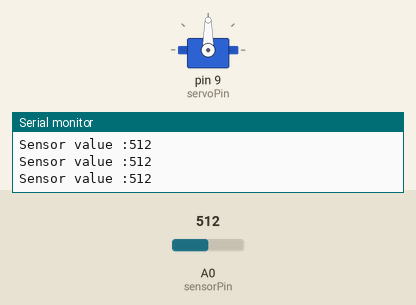
The sketch below on a simulated Arduino Uno, built with avr-gcc and run on an emulated ATmega328P. Parts: servo, the last lines printed to the serial monitor. The test bench sets the inputs (shaded band); at power-on: A0 (sensorPin) = 512.

Above: at 1.2 s.
1.3 s: A0 (sensorPin) set to 546
2.8 s: A0 (sensorPin) set to 566
At 3.96 s:
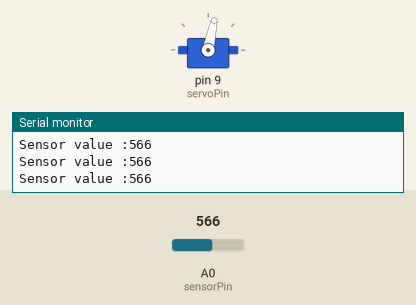
5.8 s: A0 (sensorPin) set to 511
At 5.8 s:
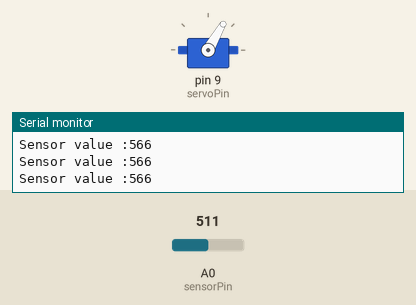
7.3 s: A0 (sensorPin) set to 716
At 8.49 s:
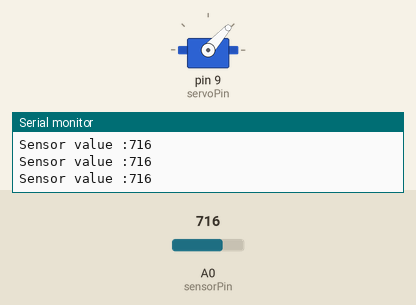
10.3 s: A0 (sensorPin) set to 306
Timing chart, 0 to 18.8 s (numbered marks = the images above; inputs shaded):
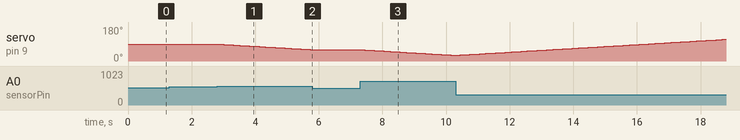

The sketch:

13_Arduino_Sunflower.ino
```cpp
/****************************************************
Project Title: Arduino Sunflower
Organisation: Soham Academy Of Human Excellence
Website: https://ria.sohamacademy.org/
****************************************************/

#include <Servo.h>

int sensorPin = A0;
int servoPin  = 9;

int sensorValue = 0;
int servoGrad = 90;
int tolerance = 40;
int meanValue = 512 ;

Servo myservo;

void setup() {
  pinMode( sensorPin, INPUT);
  myservo.attach( servoPin );
  myservo.write( servoGrad );
  Serial.begin(9600);
}

void loop() {
  sensorValue = analogRead(sensorPin);
  Serial.print("Sensor value :");
  Serial.println(sensorValue);
  if ( sensorValue < (meanValue-tolerance) )
  {
    if (servoGrad < 180) servoGrad++;
  }

  if ( sensorValue > (meanValue+tolerance) )
  {
    if (servoGrad > 0) servoGrad--;
  }

  myservo.write( servoGrad );
  delay(100);
}
```

Measured:
- the behaviour switches between 552 and 553 on A0 (sensorPin) (found by bisection; images 0 and 1)
- after the input at 2.8 s, servo on pin 9 (servoPin): moves from 90° to 60° over 2.9 s, starting at once
- after the input at 5.8 s, servo on pin 9 (servoPin): stays 60° (without the input it goes to 59° after 0.03 s)
- after the input at 7.3 s, servo on pin 9 (servoPin): moves from 60° to 30° over 2.9 s, starting at once
